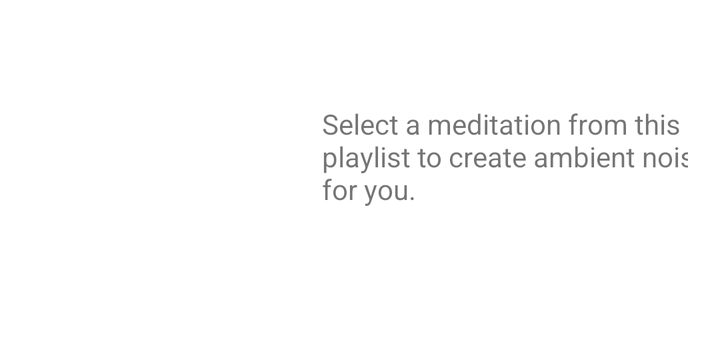
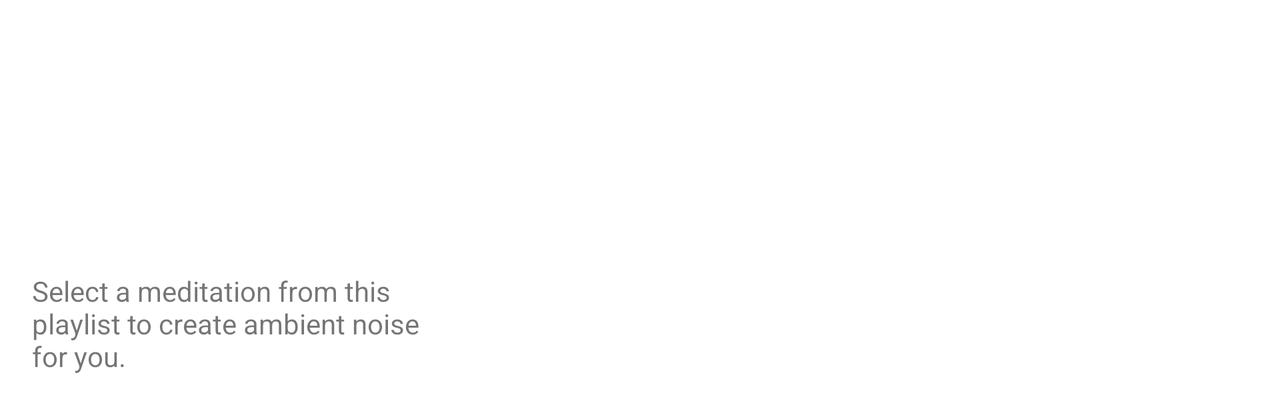

An Android layout and its configuration variant, each rendered on a device that would load it. The default file and the variant file are quoted in full after the pictures.
<!-- AndroidManifest.xml: application theme Theme.Closedandanxious -->
<!-- res/layout/cat_row.xml -->
<?xml version="1.0" encoding="utf-8"?>
<androidx.constraintlayout.widget.ConstraintLayout xmlns:android="http://schemas.android.com/apk/res/android"
    xmlns:app="http://schemas.android.com/apk/res-auto"
    xmlns:tools="http://schemas.android.com/tools"
    android:layout_width="match_parent"
    android:layout_height="wrap_content"
    android:layout_margin="8dp"
    android:background="@color/white"
    android:padding="8dp">

    <ImageView
        android:id="@+id/cat_img"
        android:layout_width="150dp"
        android:layout_height="150dp"
        android:contentDescription="@string/are_you_anxious"
        app:layout_constraintStart_toStartOf="parent"
        app:layout_constraintTop_toTopOf="parent"
        app:srcCompat="@drawable/anxious" />

    <TextView
        android:id="@+id/cat_header"
        android:layout_width="wrap_content"
        android:layout_height="wrap_content"
        android:layout_marginStart="16dp"
        android:layout_marginEnd="12dp"
        android:textSize="24sp"
        app:layout_constraintEnd_toEndOf="parent"
        app:layout_constraintHorizontal_bias="0.507"
        app:layout_constraintStart_toEndOf="@+id/cat_img"
        app:layout_constraintTop_toTopOf="parent" />

    <TextView
        android:id="@+id/cat_descr"
        android:layout_width="wrap_content"
        android:layout_height="wrap_content"
        android:layout_marginStart="16dp"
        android:layout_marginTop="4dp"
        android:layout_marginEnd="4dp"
        android:maxWidth="200dp"
        android:maxHeight="80dp"
        android:minWidth="150dp"
        android:minHeight="50dp"
        android:text="@string/descr_noise"
        android:textSize="14sp"
        app:layout_constraintEnd_toEndOf="parent"
        app:layout_constraintStart_toEndOf="@+id/cat_img"
        app:layout_constraintTop_toBottomOf="@+id/cat_header" />
</androidx.constraintlayout.widget.ConstraintLayout>
<!-- resources referenced by this layout -->
<resources>
  <color name="white">#FFFFFFFF</color>
  <string name="are_you_anxious">Are you Anxious?</string>
  <string name="descr_noise">Select a meditation from this playlist to create ambient noise for you.</string>
  <style name="Theme.Closedandanxious" parent="Theme.MaterialComponents.DayNight.DarkActionBar">
          
          <item name="colorPrimary">@color/purple_500</item>
          <item name="colorPrimaryVariant">@color/purple_700</item>
          <item name="colorOnPrimary">@color/white</item>
          
          <item name="colorSecondary">@color/teal_200</item>
          <item name="colorSecondaryVariant">@color/teal_700</item>
          <item name="colorOnSecondary">@color/black</item>
          
          <item name="android:statusBarColor" tools:targetApi="l">?attr/colorPrimaryVariant</item>
          
      </style>
  <color name="purple_500">#AA60C1</color>
  <color name="purple_700">#663974</color>
  <color name="black">#FF000000</color>
</resources>
<!-- res/layout-land/cat_row.xml (the repository's variant of the layout above) -->
<!-- drawn on the phone turned sideways -->
<?xml version="1.0" encoding="utf-8"?>
<androidx.constraintlayout.widget.ConstraintLayout xmlns:android="http://schemas.android.com/apk/res/android"
    xmlns:app="http://schemas.android.com/apk/res-auto"
    xmlns:tools="http://schemas.android.com/tools"
    android:layout_width="wrap_content"
    android:layout_height="wrap_content"
    android:layout_margin="8dp"
    android:background="@color/white"
    android:padding="8dp">

    <ImageView
        android:id="@+id/cat_img"
        android:layout_width="85dp"
        android:layout_height="85dp"
        android:contentDescription="@string/are_you_anxious"
        app:layout_constraintEnd_toEndOf="parent"
        app:layout_constraintStart_toStartOf="parent"
        app:layout_constraintTop_toTopOf="parent"
        app:srcCompat="@drawable/anxious" />

    <TextView
        android:id="@+id/cat_header"
        android:layout_width="wrap_content"
        android:layout_height="wrap_content"
        android:layout_marginTop="4dp"
        android:textSize="20sp"
        app:layout_constraintEnd_toEndOf="parent"
        app:layout_constraintStart_toStartOf="parent"
        app:layout_constraintTop_toBottomOf="@+id/cat_img" />

    <TextView
        android:id="@+id/cat_descr"
        android:layout_width="wrap_content"
        android:layout_height="wrap_content"
        android:layout_marginTop="4dp"
        android:layout_marginBottom="4dp"
        android:maxWidth="200dp"
        android:maxHeight="80dp"
        android:minWidth="150dp"
        android:minHeight="50dp"
        android:text="@string/descr_noise"
        android:textSize="14sp"
        app:layout_constraintBottom_toBottomOf="parent"
        app:layout_constraintEnd_toEndOf="parent"
        app:layout_constraintStart_toStartOf="parent"
        app:layout_constraintTop_toBottomOf="@+id/cat_header" />
</androidx.constraintlayout.widget.ConstraintLayout>
